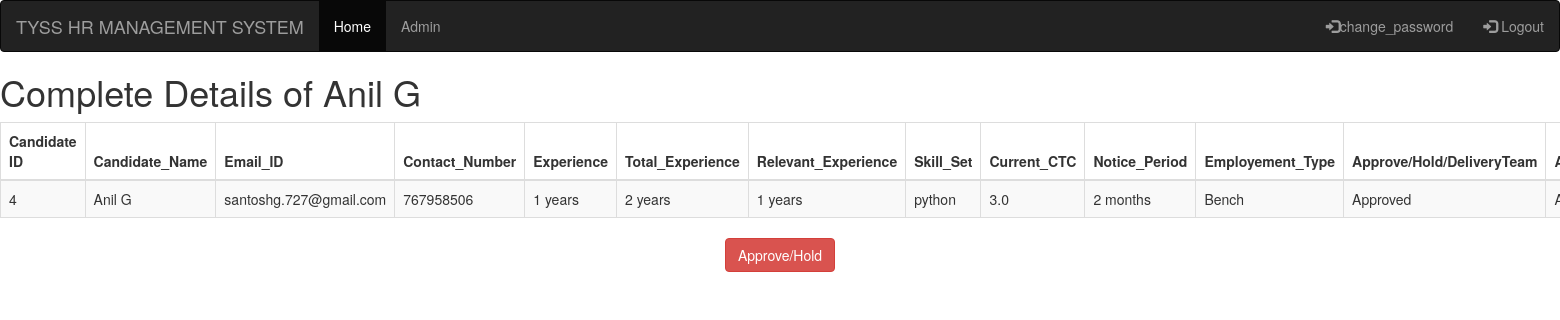
Page /view2/4 (signed in) on the committed database.
### HR_app/models.py (models this page shows)
class Employee(models.Model):
    Candidate_Name=models.CharField(blank=False,default=None,max_length=30)
    Gender=models.CharField(blank=False,choices=G_CHOICES,max_length=10)
    Email_ID=models.EmailField(blank=False,default=None,max_length=254)
    Contact_Number=models.IntegerField(blank=False,default=None)
    Experience=models.CharField(blank=False,default=None,max_length=30)
    Total_Experience=models.CharField(blank=False,default=None,max_length=30)
    Relevant_Experience=models.CharField(blank=False,default=None,max_length=30)
    Skill_Set=models.CharField(blank=False,default=None,max_length=30)
    Current_CTC=models.FloatField(blank=False,default=None,max_length=30)
    Notice_Period=models.CharField(blank=False,default=None,max_length=30)
    Actions=models.CharField(blank=False,choices=In_CHOICES,max_length=10)
    Actions2=models.CharField(blank=False,choices=In_CHOICES,max_length=10)
    Actions3=models.CharField(blank=False,choices=In_CHOICES,max_length=10)
    Actions4=models.CharField(blank=False,choices=In_CHOICES,max_length=10)
    Employement_Type=models.CharField(blank=False,choices=on_CHOICES,max_length=10)

### HR_app/views.py (the view)
# urls.py: path('view2/<int:id>', views.candidate_view_HR, name='candidate_view_HR'),
@login_required
def candidate_view_HR(request, id):
        obj= get_object_or_404(Employee, id=id)
        return render(request, 'candidate_details_HR.html', {'object':obj})

### HR_app/templates/candidate_details_HR.html (shortened to what this page needs)
<!DOCTYPE html>
<html lang="en" dir="ltr">
  <head>
    <link rel="stylesheet" href="https://maxcdn.bootstrapcdn.com/bootstrap/3.4.1/css/bootstrap.min.css">
  </head>
  <body>
    <body>
      <nav class="navbar navbar-inverse">
        <div class="container-fluid">
          <div class="navbar-header">
            <a class="navbar-brand" href="#">TYSS HR MANAGEMENT SYSTEM</a>
          </div>
          <ul class="nav navbar-nav">
            <li class="active"><a href="{% url 'home' %}">Home</a></li>
            <li><a href="{% url 'admin:index' %}">Admin</a></li>
          </ul>
          <ul class="nav navbar-nav navbar-right">
            {% if user.is_authenticated %}
              <li><a href="{% url 'change_password' %}"><span class="glyphicon glyphicon-log-in"></span>change_password</a></li>
              <li><a href="{% url 'user_logout' %}"><span class="glyphicon glyphicon-log-in"></span> Logout</a></li>
            {% endif %}
          </ul>
        </div>
      </nav>
    <h1>Complete Details of {{object.Candidate_Name}}</h1>
    <table class="table table-striped table-bordered table-sm">
      <thead class="thead-dark">
      <tr>
          <th>Candidate ID</th>
          <th>Candidate_Name</th>
          <th>Email_ID</th>
          <th>Contact_Number</th>
          <th>Experience</th>
          <th>Total_Experience</th>
          <th>Relevant_Experience</th>
          <th>Skill_Set</th>
          <th>Current_CTC</th>
          <th>Notice_Period</th>
          <th>Employement_Type</th>
          <th>Approve/Hold/DeliveryTeam</th>
          <th>Approve/Hold/BU</th>
      </tr>
      </thead>
      <tbody>
      <tr>
          <td>{{ object.id }}</td>
          <td>{{ object.Candidate_Name }}</td>
          <td>{{ object.Email_ID }}</td>
          <td>{{ object.Contact_Number }}</td>
          <td>{{object.Experience}}</td>
          <td>{{object.Total_Experience}}</td>
          <td>{{object.Relevant_Experience}}</td>
          <td>{{object.Skill_Set}}</td>
          <td>{{object.Current_CTC}}</td>
          <td>{{object.Notice_Period}}</td>
          <td>{{object.Employement_Type}}</td>
          <td>{{object.Actions}}</td>
          <td>{{object.Actions2}}</td>
      </tr>
      </tbody>
  </table>
  <td><center><a class="btn btn-danger" href="{%  url 'candidate_update_HR' object.id%}" role="button">Approve/Hold</center></a></td>
  </body>
</html>

### rows in the picture
Employee: Candidate_Name "Anil G", id "4", Email_ID "santoshg.727@gmail.com", Contact_Number "767958506", Experience "1 years", Total_Experience "2 years", Relevant_Experience "1 years", Skill_Set "python", Current_CTC "3.0", Notice_Period "2 months", Employement_Type "Bench", Actions "Approved"
